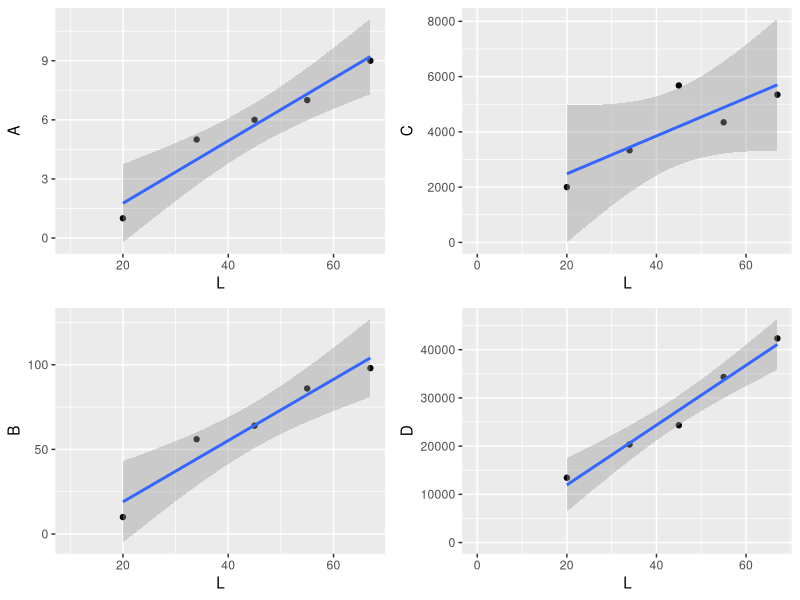
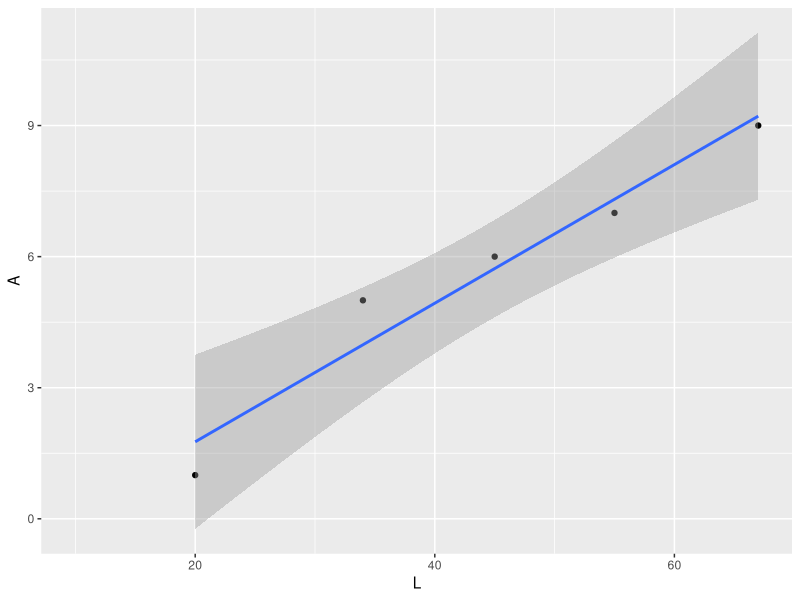
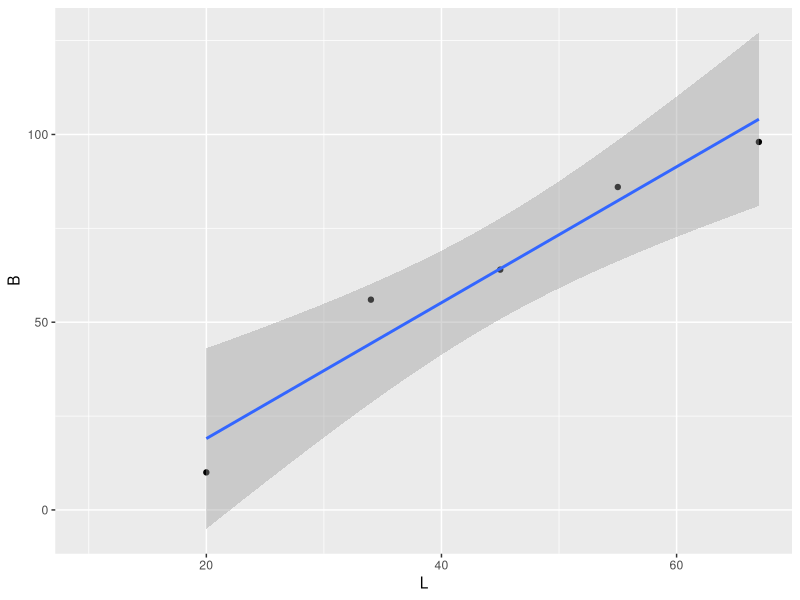
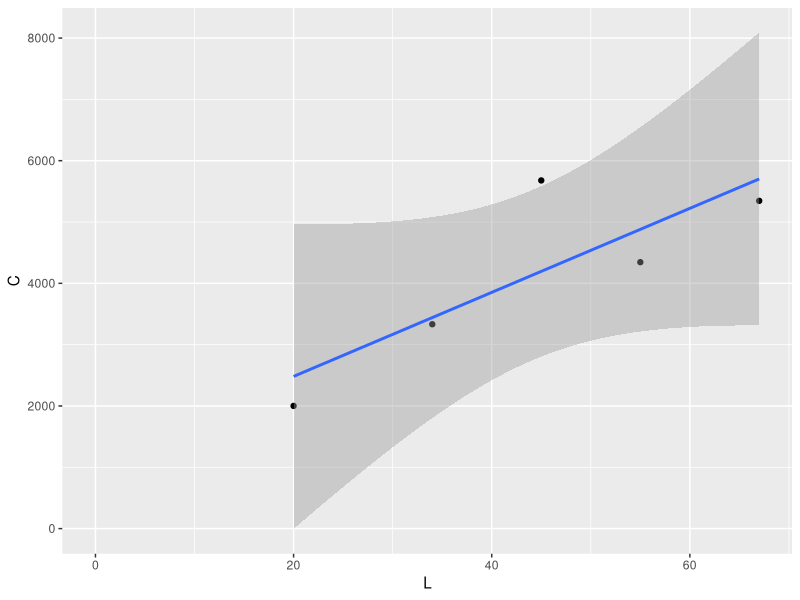
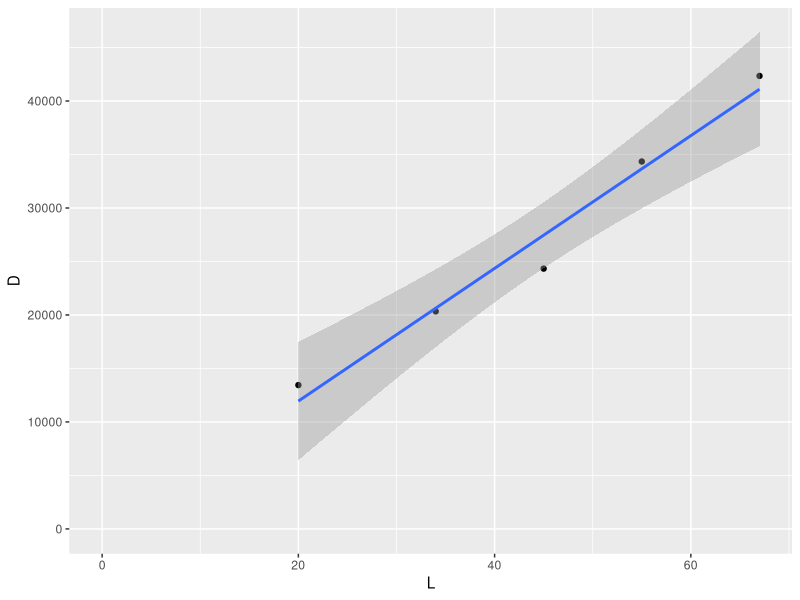

The R script that drew these images, in order:
## ---- chunk 1
A <- c(1,5,6,7,9)
B <- c(10,56,64,86,98)
C <- c(2001,3333,5678,4345,5345)
D <- c(13446,20336,24333,34345,42345)
L <- c(20,34,45,55,67)
M <- data.frame(L, A, B, C, D)

library(ggplot2)
x1 <- ggplot(M, aes(L, A,xmin=10,ymin=0)) + geom_point() + stat_smooth(method='lm')
x2 <- ggplot(M, aes(L, B,xmin=10,ymin=0)) + geom_point() + stat_smooth(method='lm')
x3 <- ggplot(M, aes(L, C,xmin=0,ymin=0)) + geom_point() + stat_smooth(method='lm')
x4 <- ggplot(M, aes(L, D,xmin=0,ymin=0)) + geom_point() + stat_smooth(method='lm')

x <- cbind(
    rbind(ggplotGrob(x1), ggplotGrob(x2)),
    rbind(ggplotGrob(x3), ggplotGrob(x4)))

library(grid)
grid.draw(x)



